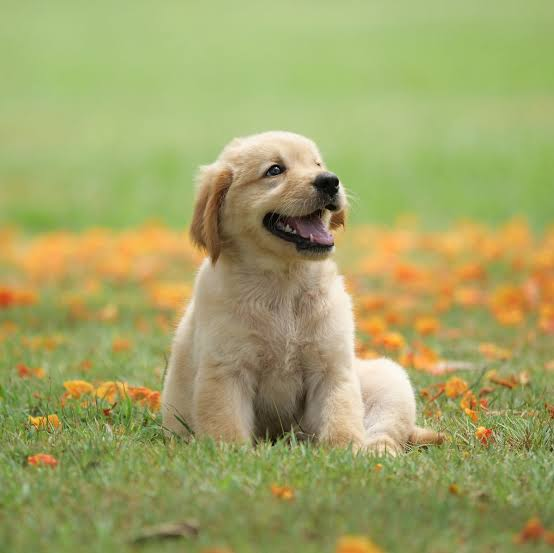
#> input picture dog.jpeg, 554 x 553 px, found by its file name
$ jupyter execute 'Feature_extraction(Edge_detection).ipynb'
#> lines starting #> are read from the running program, lines starting #| are printed output that depends on the picture; after the words box and inside, x2 and y2 are one past the last pixel; in counts of white or black regions, pixels touching at a corner belong together; long printed decimals are rounded
[cell 1]
import cv2
import matplotlib.pyplot as plt

# Turn off warnings (not directly equivalent, but similar effect)
import warnings
warnings.filterwarnings("ignore")

[cell 2]
x = cv2.imread('/content/dog.jpeg')
#> x is the input picture: shape (553, 554, 3); mean B, G, R 102.5, 164.3, 162
# Convert to RGB (matplotlib uses RGB)
x_rgb = cv2.cvtColor(x, cv2.COLOR_BGR2RGB)

[cell 3]
# Display the original image
plt.imshow(x_rgb)
plt.title('Original Image')
plt.axis('off')
plt.show()

[cell 4]
# Convert to grayscale
x_gray = cv2.cvtColor(x, cv2.COLOR_BGR2GRAY)
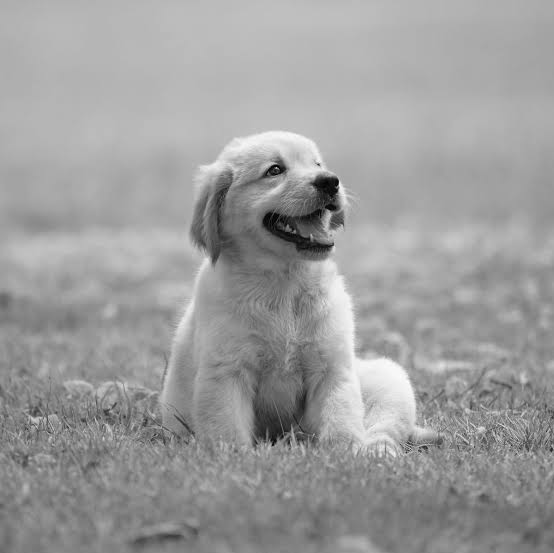
#> x_gray: shape (553, 554); min 0, max 254, mean 156.5

[cell 5]
# Apply Canny edge detection
w = cv2.Canny(x_gray, 50, 150)
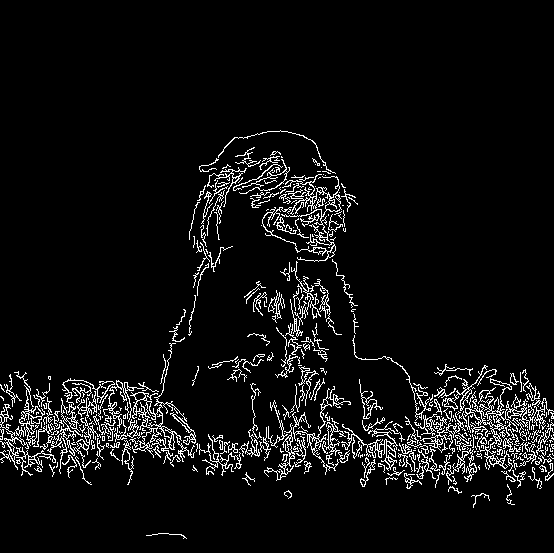
#> w: shape (553, 554); 6% white in thin lines or dots, all inside (x1, y1, x2, y2) = (0, 130, 554, 539)

[cell 6]
# Display the edge-detected image
plt.imshow(w, cmap='gray')
plt.title('Canny Edge Detection')
plt.axis('off')
plt.show()

[cell 7]
# Calculate the average value of edges
sum_value = w.sum()
#> sum_value = 4709085
r, c = w.shape
#> r = 553; c = 554
ls = sum_value / (r * c)
#> ls = 15.37

[cell 8]
print("Average value of edges:", ls)
#| Average value of edges: 15.371
